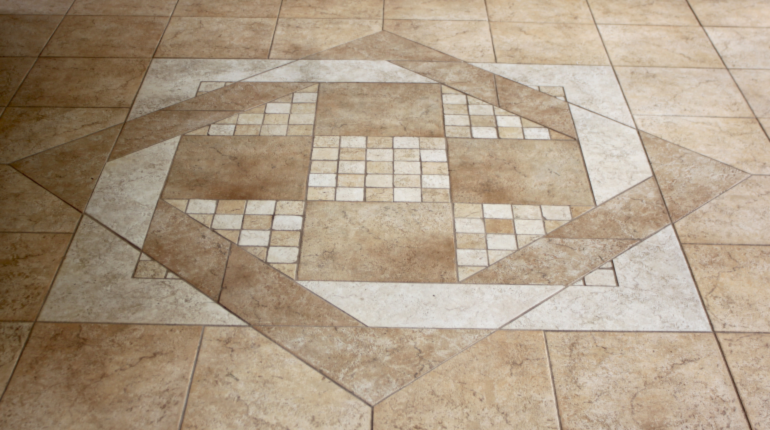
#> input picture images/1-0.png, 1540 x 860 px (shown at 1/2 size)
$ python 1-1.py images/1-0.png images/1-1.png images/1-1.png images/1-1.png 3
#> lines starting #> are read from the running program, lines starting #| are printed output that depends on the picture
#> in main, img1 is the input picture: shape (860, 1540, 3); mean B, G, R 133.3, 155, 172.8
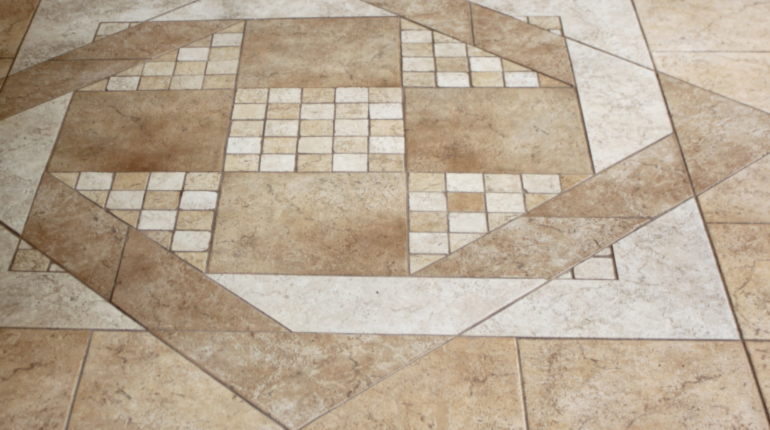
#> input picture images/1-1.png, 1540 x 860 px (shown at 1/2 size)
#> in main, img2 is the input picture: shape (860, 1540, 3); mean B, G, R 147.3, 167.3, 183.4
import sys
import random
import numpy as np
import cv2 as cv
import utils

def get_sift_correspondences(img1, img2, idxes):
    '''
    Input:
        img1: numpy array of the first image
        img2: numpy array of the second image

    Return:
        points1: numpy array [N, 2], N is the number of correspondences
        points2: numpy array [N, 2], N is the number of correspondences
    '''
    #sift = cv.xfeatures2d.SIFT_create()# opencv-python and opencv-contrib-python version == 3.4.2.16 or enable nonfree
    sift = cv.SIFT_create()             # opencv-python==4.5.1.48
    kp1, des1 = sift.detectAndCompute(img1, None)
#> kp1 = 2566 keypoints; strongest (x, y, size): (1226, 536, 6), (1169, 569, 4.3), (1224, 523, 4), (1235, 569, 5)
    kp2, des2 = sift.detectAndCompute(img2, None)
#> kp2 = 2355 keypoints; strongest (x, y, size): (1224, 512, 7.8), (1147, 555, 5.4), (1234, 555, 6.3), (1223, 494, 5.5)

    matcher = cv.BFMatcher()
    matches = matcher.knnMatch(des1, des2, k=2)
#> matches = 2566 matches
    good_matches = []
    for m, n in matches:
        if m.distance < 0.75 * n.distance:
            good_matches.append(m)
#> after the loop, good_matches = 1467 matches

    if idxes != None:
        good_matches = [good_matches[idx] for idx in idxes]

    points1 = np.array([kp1[m.queryIdx].pt for m in good_matches])
#> points1 = 1467 pairs, first value 250 to 1517.2, second value 18.18 to 814.8
    points2 = np.array([kp2[m.trainIdx].pt for m in good_matches])
#> points2 = 1467 pairs, first value 11.68 to 1532.4, second value 13.6 to 852.6

    img_draw_match = cv.drawMatches(img1, kp1, img2, kp2, good_matches, None, flags=cv.DrawMatchesFlags_NOT_DRAW_SINGLE_POINTS)
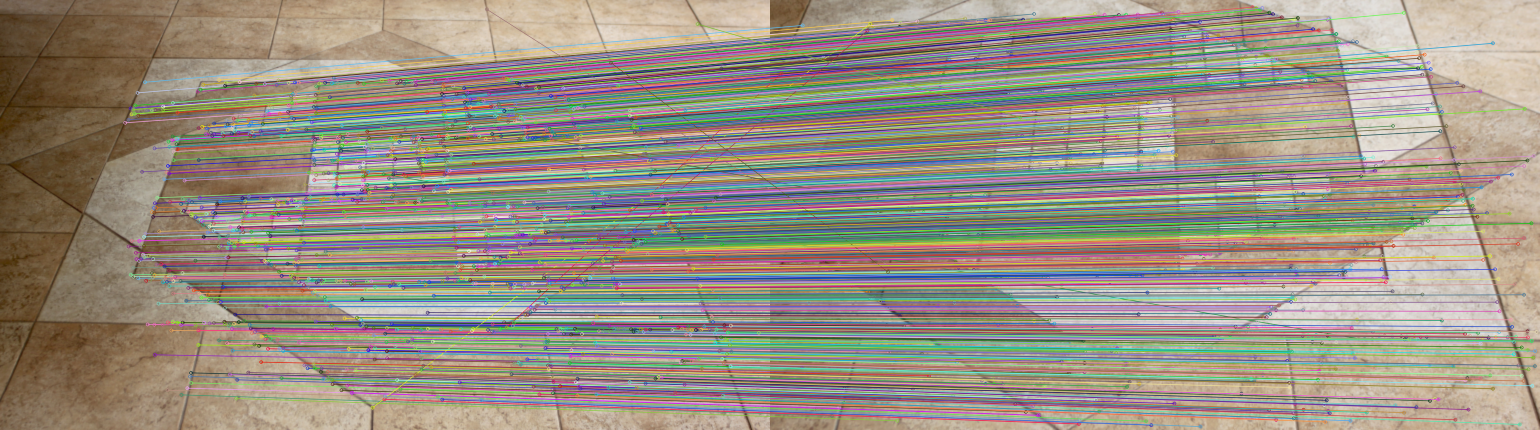
#> img_draw_match: shape (860, 3080, 3) (shown at 1/2 size); mean B, G, R 130.6, 144, 152.3

    if idxes != None:
        cv.imshow('match', img_draw_match)
        cv.waitKey(0)

    return points1, points2

def CalcErr(points1, points2):
    # points1[P, N]
    # points2[P, N]

    assert len(points1.shape) == 2
    assert len(points2.shape) == 2
    assert points1.shape == points2.shape

    return np.sqrt(((points1 - points2)**2).sum(0))

def Problem(points1, points2, gt_points1, gt_points2, normalized):
    # points1: [P, N]
    # points2: [P, N]
    # gt_points1: [Q, N]
    # gt_points2: [Q, N]
    # normalized: normalized DLT or not

    T1, T2, H = utils.NormalizedDLT(points1, points2, normalized)

    rep_gt_points1 = T1 @ gt_points1
    rep_gt_points2 = T2 @ gt_points2

    rep_pr_points2 = utils.HomographyTrans(H, rep_gt_points1) # [3, M]

    pr_points2 = np.linalg.inv(T2) @ rep_pr_points2

    rep_err = CalcErr(rep_pr_points2[:2, :], rep_gt_points2[:2, :]).mean()
    err = CalcErr(pr_points2[:2, :], gt_points2[:2, :]).mean()

    return rep_err, err

def main():
    img1 = cv.imread(sys.argv[1])
    img2 = cv.imread(sys.argv[2])
    gt_correspondences = sys.argv[3]
    normalized = sys.argv[4] == "True"
    k = int(sys.argv[5])

    points1, points2 = get_sift_correspondences(img1, img2, None)
    ones = np.ones([1, points1.shape[0]], dtype=points1.dtype)
    points1 = np.concatenate([points1.transpose(), ones], 0) # [3, N]
    points2 = np.concatenate([points2.transpose(), ones], 0) # [3, N]

#> (the run stopped early here; a loop or call above may not have finished)
